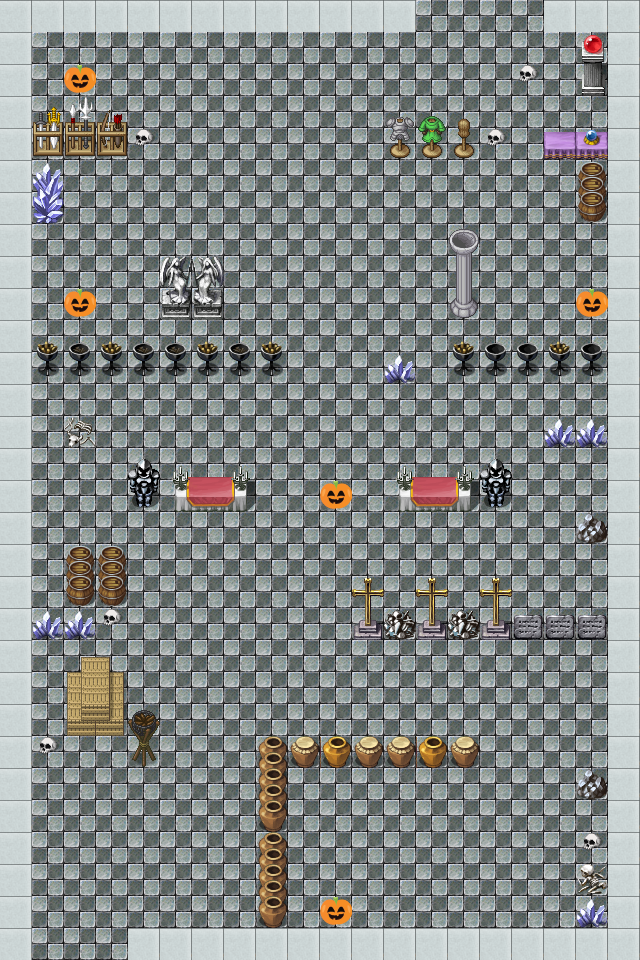

Below is a game level as drawn by its tile map, then a one-line description and the .tmx that defines it (tile-layer data replaced by summaries):
An orthogonal 20x30 tile map with 32x32 px tiles, 4 tile layers (ground, fence, obstacle, itemLayer), 4 tilesets and 4 objects (ghost1, ghost2, ghost3, ghost4).

<map version="1.5" tiledversion="1.7.2" orientation="orthogonal" renderorder="right-down" width="20" height="30" tilewidth="32" tileheight="32" infinite="0" nextlayerid="7" nextobjectid="25">
 <editorsettings>
  <export target="palace.json" format="json" />
 </editorsettings>
 <tileset firstgid="1" name="decoration" tilewidth="32" tileheight="32" tilecount="2016" columns="32">
  <image source="decoration.png" width="1024" height="2016" />
 </tileset>
 <tileset firstgid="2017" name="Scenery" tilewidth="32" tileheight="32" tilecount="256" columns="16">
  <image source="Scenery.png" width="512" height="512" />
 </tileset>
 <tileset firstgid="2273" name="pipoya" tilewidth="32" tileheight="32" tilecount="1064" columns="8">
  <image source="pipoya.png" width="256" height="4256" />
 </tileset>
 <tileset firstgid="3337" name="item" tilewidth="32" tileheight="32" tilecount="16" columns="4">
  <image source="item.png" width="128" height="128" />
  <tile id="0">
   <properties>
    <property name="pumpkin1" value="" />
   </properties>
  </tile>
  <tile id="1">
   <properties>
    <property name="sweet1" value="" />
   </properties>
  </tile>
 </tileset>
 <objectgroup id="5" name="objectLayer">
  <object id="10" name="ghost1" x="509.333" y="906.667">
   <point />
  </object>
  <object id="13" name="ghost2" x="144" y="542.667">
   <point />
  </object>
  <object id="15" name="ghost3" x="450.667" y="426.667">
   <point />
  </object>
  <object id="21" name="ghost4" x="172" y="202.667">
   <point />
  </object>
 </objectgroup>
 <layer id="2" name="ground" width="20" height="30">
  <data>[600 cells, 600 non-empty, 1 distinct tile ids]</data>
 </layer>
 <layer id="1" name="fence" width="20" height="30">
  <data>[600 cells, 89 non-empty, 1 distinct tile ids]</data>
 </layer>
 <layer id="3" name="obstacle" width="20" height="30">
  <data>[600 cells, 120 non-empty, 63 distinct tile ids]</data>
 </layer>
 <layer id="6" name="itemLayer" width="20" height="30">
  <data>[600 cells, 5 non-empty, 1 distinct tile ids]</data>
 </layer>
</map>
